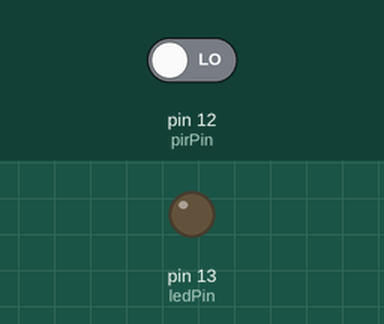
Bench run of a sketch on a simulated Arduino Uno, built with avr-gcc and run on an emulated ATmega328P. On the bench: output pins drawn as LEDs (lit = HIGH). The inputs (shaded band) are chosen by the test bench; at power-on: pin 12 (pirPin) LOW.

Above: at 1.2 s.
1.3 s: pin 12 (pirPin) driven HIGH
At 2.0 s:
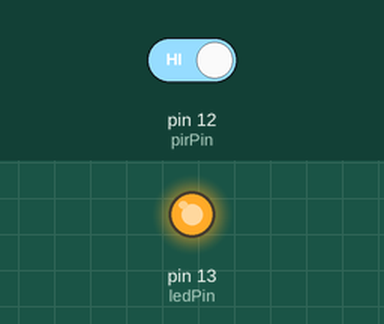
2.8 s: pin 12 (pirPin) driven LOW
At 3.2 s:
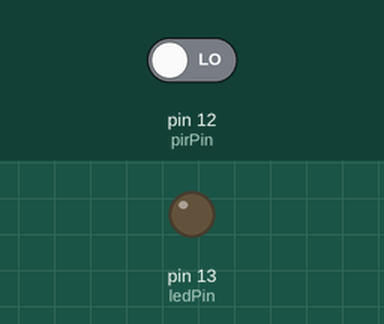
Timing chart, 0 to 5.8 s (numbered marks = the images above; inputs shaded):
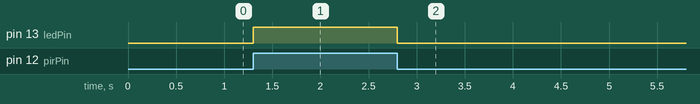

The sketch:

lab17_pir_sensor.ino
```cpp
#define ledPin 13
#define pirPin 12

int pirStat=0;

void setup() {
  pinMode(ledPin, OUTPUT);
  pinMode(pirPin, INPUT);
}

void loop(){
  pirStat = digitalRead(pirPin);

  if (pirStat == HIGH)
  {
    digitalWrite(ledPin, HIGH);
  }
  else
  {
    digitalWrite(ledPin, LOW);
  }
}
```

Measured:
- after the input at 1.3 s, pin 13 (ledPin): LOW → HIGH at once
- after the input at 2.8 s, pin 13 (ledPin): HIGH → LOW at once
